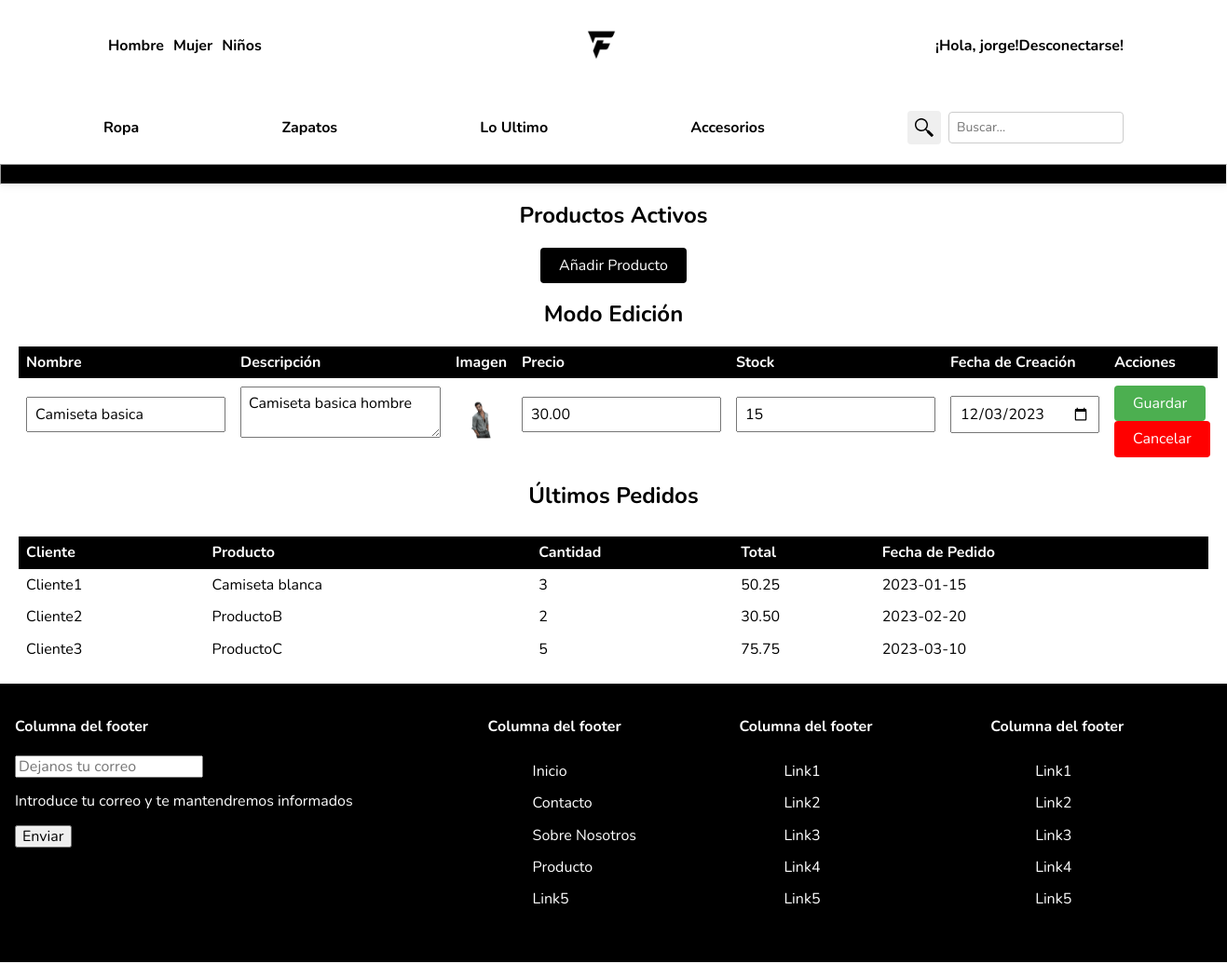
/perfil.php?modo=editar&id=14 (signed in), run on the app's committed database.
### tables this page shows
CREATE TABLE `productos` (
  `id` int(11) NOT NULL,
  `nombre` varchar(255) NOT NULL,
  `descripcion` text DEFAULT NULL,
  `imagen` varchar(255) DEFAULT NULL,
  `precio` decimal(10,2) NOT NULL,
  `stock` int(11) NOT NULL,
  `fecha_creacion` date NOT NULL DEFAULT current_timestamp()
);

CREATE TABLE `pedidos` (
  `id` int(11) NOT NULL,
  `cliente` varchar(255) NOT NULL,
  `producto` varchar(255) NOT NULL,
  `cantidad` int(11) NOT NULL,
  `total` decimal(10,2) NOT NULL,
  `fecha_pedido` date NOT NULL
);

### backend/pedidos.php (the view, shortened to what this page needs)
<?php
$db_nombre = "finiguers";
$db_host = "localhost";
$db_user = "root";
$db_pass = "";
$conexion = mysqli_connect($db_host, $db_user, $db_pass);
mysqli_select_db($conexion, $db_nombre);
mysqli_set_charset($conexion, "utf8");
$consulta = "SELECT * FROM pedidos";
$res = mysqli_query($conexion, $consulta);
if ($res) {
    echo "<table>
            <thead>
                <tr>
                    <th>Cliente</th>
                    <th>Producto</th>
                    <th>Cantidad</th>
                    <th>Total</th>
                    <th>Fecha de Pedido</th>
                </tr>
            </thead>
            <tbody>";
    while ($fila = mysqli_fetch_assoc($res)) {
        echo "<tr>
                <td>{$fila['cliente']}</td>
                <td>{$fila['producto']}</td>
                <td>{$fila['cantidad']}</td>
                <td>{$fila['total']}</td>
                <td>{$fila['fecha_pedido']}</td>
            </tr>";
    }
    echo "</tbody></table>";
} else {
    echo "No se encontraron pedidos";
}
?>

### backend/productos.php (shortened to what this page needs)
<?php
$db_nombre = "finiguers";
$db_host = "localhost";
$db_user = "root";
$db_pass = "";
$conexion = mysqli_connect($db_host, $db_user, $db_pass);
mysqli_select_db($conexion, $db_nombre);
mysqli_set_charset($conexion, "utf8");
$consulta = "SELECT * FROM productos";
$res = mysqli_query($conexion, $consulta);
if ($res) {
    if (isset($_GET['modo']) == 'editar') {
        $id_producto_editar = $_GET['id'];
        $consulta_producto_editar = "SELECT * FROM productos WHERE id = $id_producto_editar";
        $res_producto_editar = mysqli_query($conexion, $consulta_producto_editar);
        if ($fila_editar = mysqli_fetch_assoc($res_producto_editar)) {
            echo "<form action='backend/actualizar_producto.php' method='post' class='editar-articulo'>
                    <h2>Modo Edición</h2>
                    <table>
                        <tr>
                            <th>Nombre</th>
                            <th>Descripción</th>
                            <th>Imagen</th>
                            <th>Precio</th>
                            <th>Stock</th>
                            <th>Fecha de Creación</th>
                            <th>Acciones</th>
                        </tr>
                        <tr>
                            <td><input type='text' name='nombre' value='{$fila_editar['nombre']}'></td>
                            <td><textarea name='descripcion'>{$fila_editar['descripcion']}</textarea></td>
                            <td><img src='{$fila_editar['imagen']}' alt='Imagen del producto'></td>
                            <td><input type='number' name='precio' value='{$fila_editar['precio']}'></td>
                            <td><input type='number' name='stock' value='{$fila_editar['stock']}'></td>
                            <td><input type='date' name='fecha_creacion' value='{$fila_editar['fecha_creacion']}'></td>
                            <td>
                                <input type='hidden' name='id' value='{$fila_editar['id']}'>
                                <button type='submit'>Guardar</button>
                                <button type='submit' class='cancelar'><a href='perfil.php' class='botonCancelar'>Cancelar</a></button>
                            </td>
                        </tr>
                    </table>
                </form>";
        }
    }
} else {
    echo "No se encontraron productos";
}
?>

### static/css/style.css (style rules this page uses)
h2 { display: flex; justify-content: center; }
table, form.editar-articulo, form.añadir-articulo { width: 100%; border-collapse: collapse; margin-top: 10px; }
table th, table td, form.editar-articulo th, form.editar-articulo td, form.añadir-articulo th, form.añadir-articulo td { padding: 8px; text-align: left; }
table th, form.editar-articulo th, form.añadir-articulo th { background-color: black; color: white; }
table input, table textarea, form.editar-articulo input, form.editar-articulo textarea, form.añadir-articulo input, form.añadir-articulo textarea { padding: 8px; margin-bottom: 15px; box-sizing: border-box; }
table img, form.editar-articulo img, form.añadir-articulo img { max-width: 50px; max-height: 50px; }
table button, form.editar-articulo button, form.añadir-articulo button { background-color: #4CAF50; color: white; padding: 10px 20px; border: none; border-radius: 4px; }
table button.cancelar, form.editar-articulo button.cancelar, form.añadir-articulo button.cancelar { background-color: red; color: white; padding: 10px 20px; border: none; border-radius: 4px; }
table button.cancelar a, form.editar-articulo button.cancelar a, form.añadir-articulo button.cancelar a { color: white; text-decoration: none; }
* { font-family: "Nunito", sans-serif; }

### data on the page
productos: nombre "Camiseta basica", descripcion "Camiseta basica hombre", imagen (picture), precio "30.00", stock "15", fecha_creacion "12/03/2023"
pedidos: cliente "Cliente1", producto "Camiseta blanca", cantidad "3", total "50.25", fecha_pedido "2023-01-15"
pedidos: cliente "Cliente2", producto "ProductoB", cantidad "2", total "30.50", fecha_pedido "2023-02-20"
pedidos: cliente "Cliente3", producto "ProductoC", cantidad "5", total "75.75", fecha_pedido "2023-03-10"

### other printed values
$nombre_usuario "jorge"
